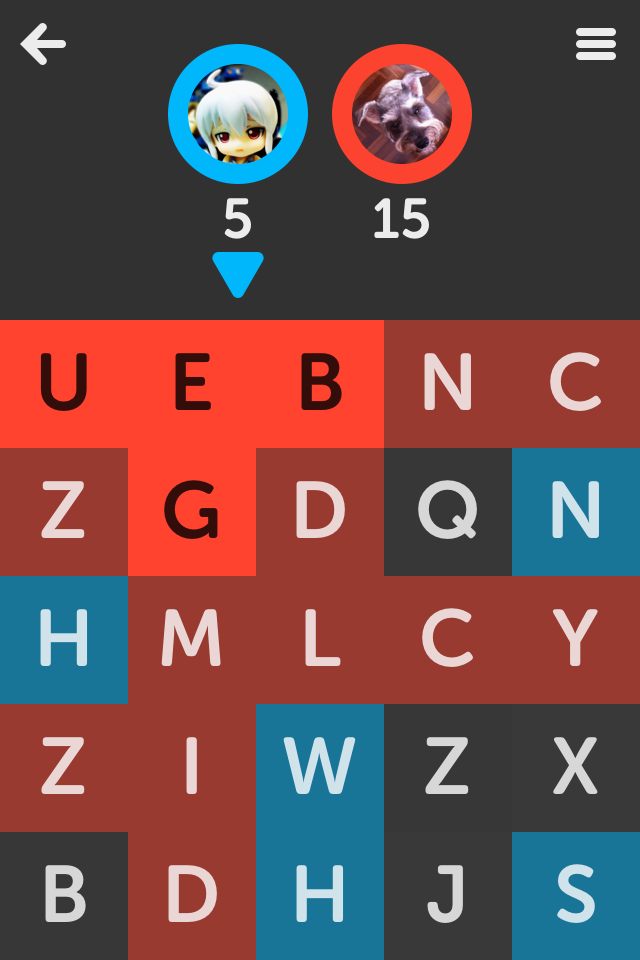
#> input picture samples/IMG_3007.PNG, 640 x 960 px
$ python parse.py
#> lines starting #> are read from the running program, lines starting #| are printed output that depends on the picture; after the words box and inside, x2 and y2 are one past the last pixel; in counts of white or black regions, pixels touching at a corner belong together
import Image

def threshold(im):
  ph, pw = im.size
  pix = im.load()
  last = None
  last = pix[0,0]

  for x in range(0, ph):
    for y in range(0, pw):
      if  abs(pix[x,y] - last)>50:
        cursor = 0
      else:
        cursor = 255
      pix[x,y] = cursor
  return im

def crop_and_perprocessing(im):
  im = im.convert('L')
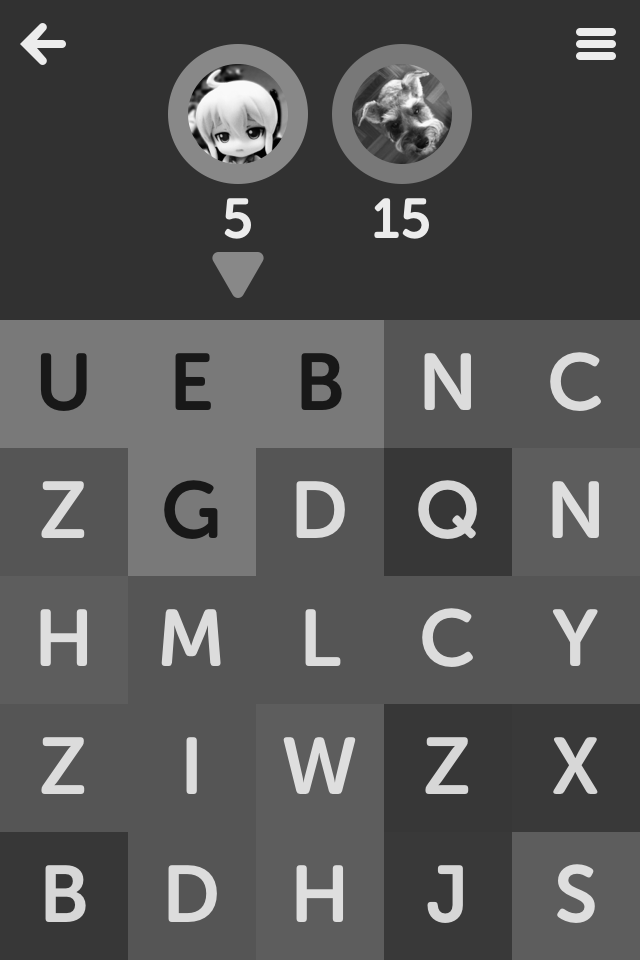
#> im: PIL image 640x960 L; min 1, max 251, mean 84.6
  ph, pw = 128, 128

  im = im.crop((0, 320, 640, 960))
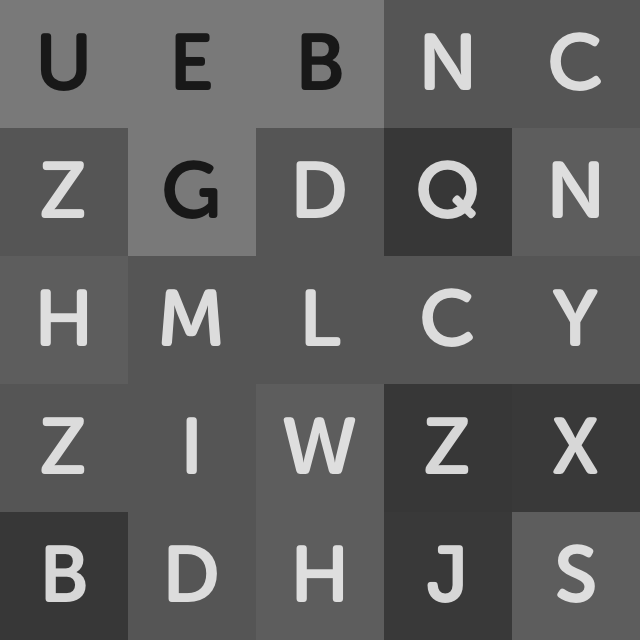
#> im: PIL image 640x640 L; min 24, max 222, mean 94.5
  crops = []
  for dh in range(0,5):
    for dw in range(0,5):
      ci = im.crop((dh*ph, dw*pw, dh*ph+ph, dw*pw+pw))
      crops.append(threshold(ci))
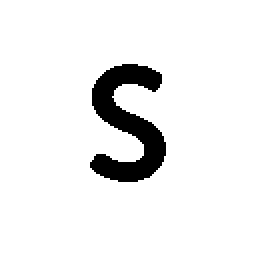
#> ci: PIL image 128x128 L (shown 2 times larger); 93% white; 1 black region, box (x1, y1, x2, y2) and area: (45, 32, 83, 91) 1153
#> after the loop, crops = 25 items

  return crops

if __name__ == '__main__':
  crops = crop_and_perprocessing(Image.open('samples/IMG_3007.PNG'))
#> crops = 25 items
  for i in range(len(crops)):
    crops[i].save('crops/img_%d.png' %i)
#> this loop made 25 passes
#> pass 1, `crops[i].save('crops/img_%d.png' %i)`:
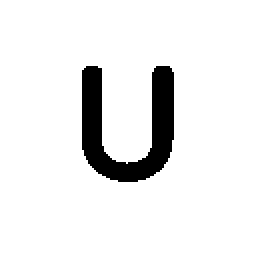
#> saved as img_0.png: PIL image 128x128 L (shown 2 times larger); 92.1% white; 1 black region, box (x1, y1, x2, y2) and area: (41, 33, 87, 91) 1294
#> pass 2, `crops[i].save('crops/img_%d.png' %i)`:
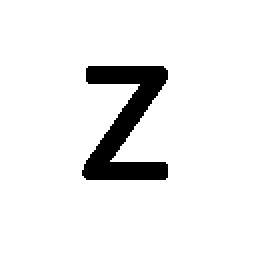
#> saved as img_1.png: PIL image 128x128 L (shown 2 times larger); 92.6% white; 1 black region, box (x1, y1, x2, y2) and area: (41, 33, 84, 90) 1214

$ run again, with samples/IMG_3006.PNG copied over samples/IMG_3007.PNG
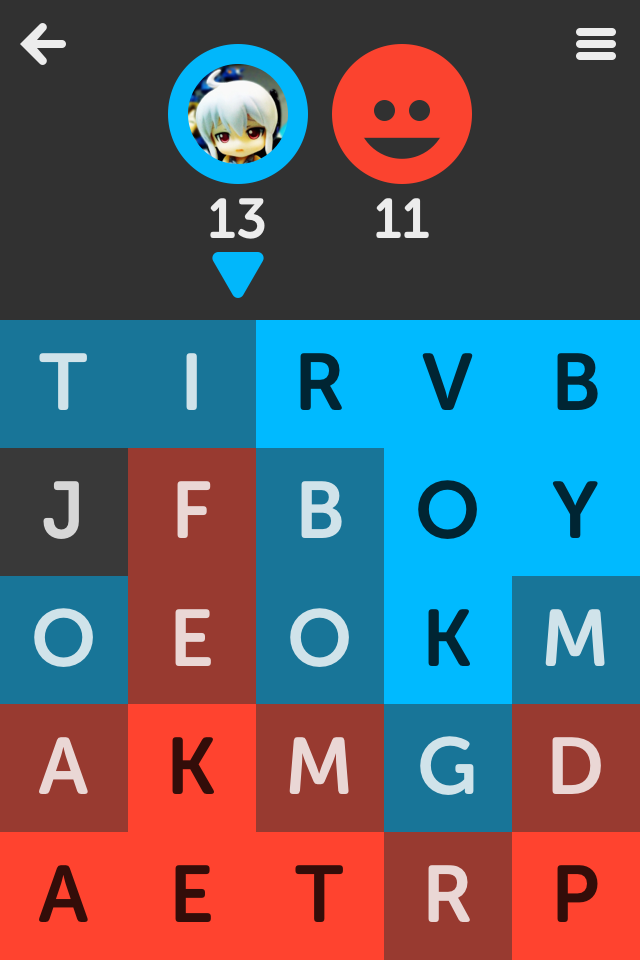
#> input picture samples/IMG_3006.PNG, 640 x 960 px
#> after the loop in crop_and_perprocessing, `for dh in range(0,5):`:
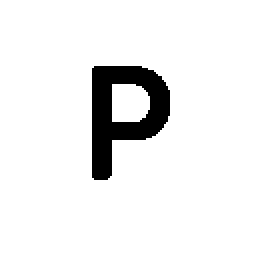
#> ci: PIL image 128x128 L (shown 2 times larger); 92.7% white; 1 black region, box (x1, y1, x2, y2) and area: (46, 33, 85, 90) 1193
#> after the loop in crop_and_perprocessing, `for dh in range(0,5):`: crops = 25 items
#> the loop `for i in range(len(crops)):` made 25 passes
#> pass 2, `crops[i].save('crops/img_%d.png' %i)`:
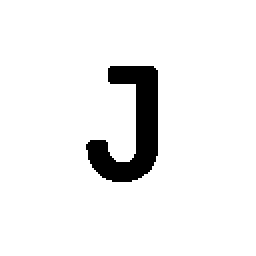
#> saved as img_1.png: PIL image 128x128 L (shown 2 times larger); 93.8% white; 1 black region, box (x1, y1, x2, y2) and area: (43, 33, 79, 91) 1016

$ run again, with samples/IMG_3010.PNG copied over samples/IMG_3007.PNG
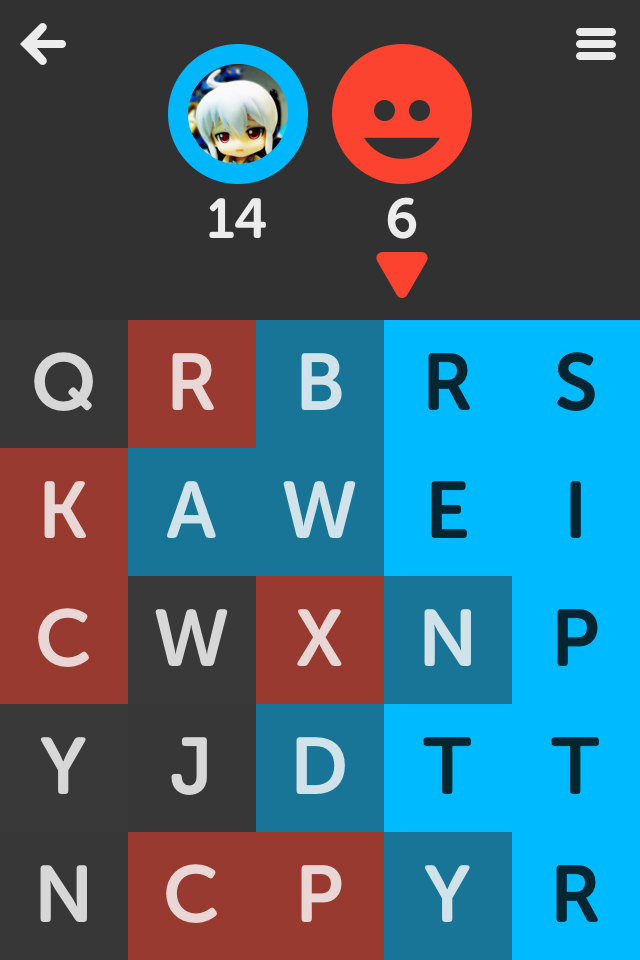
#> input picture samples/IMG_3010.PNG, 640 x 960 px
#> after the loop in crop_and_perprocessing, `for dh in range(0,5):`:
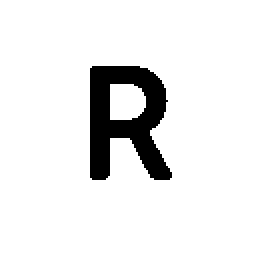
#> ci: PIL image 128x128 L (shown 2 times larger); 91.4% white; 1 black region, box (x1, y1, x2, y2) and area: (45, 33, 86, 90) 1407
#> after the loop in crop_and_perprocessing, `for dh in range(0,5):`: crops = 25 items
#> the loop `for i in range(len(crops)):` made 25 passes
#> pass 2, `crops[i].save('crops/img_%d.png' %i)`:
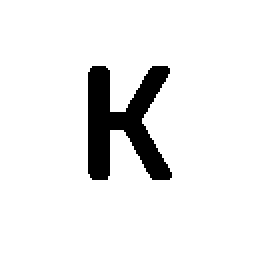
#> saved as img_1.png: PIL image 128x128 L (shown 2 times larger); 92% white; 1 black region, box (x1, y1, x2, y2) and area: (44, 33, 86, 90) 1307
